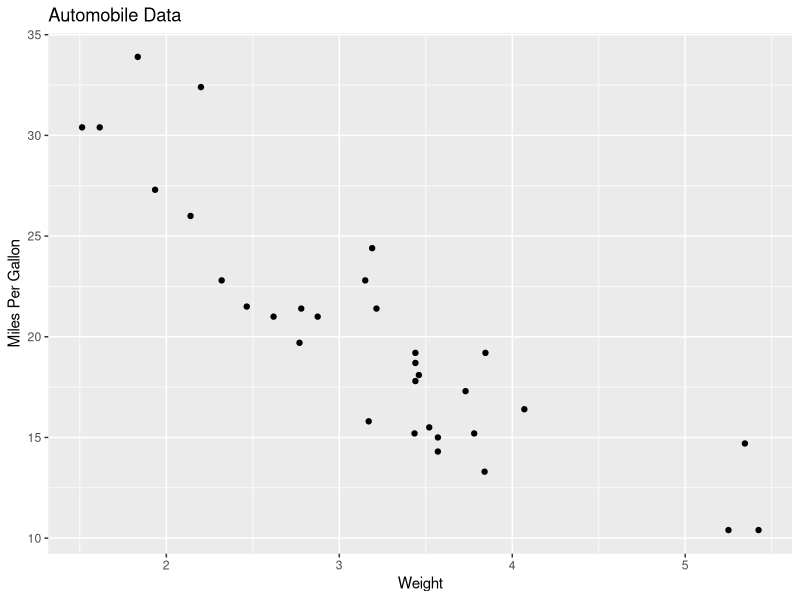
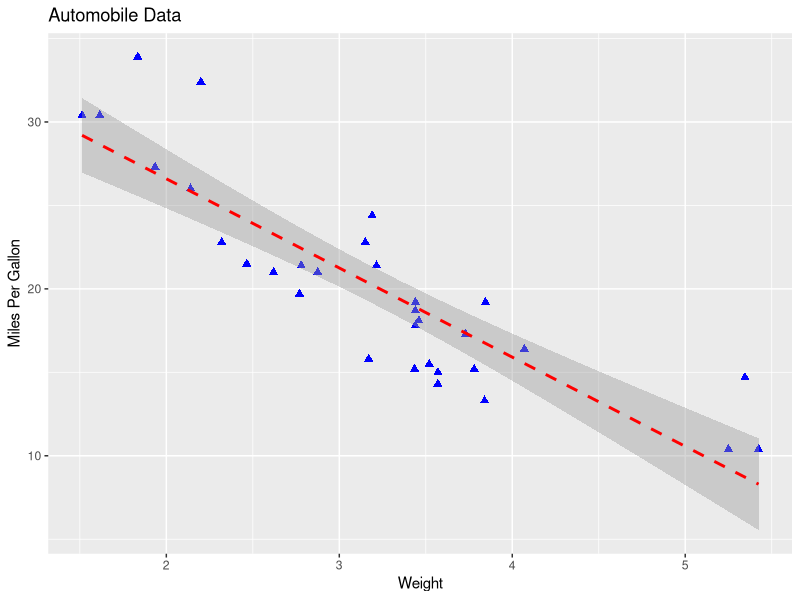
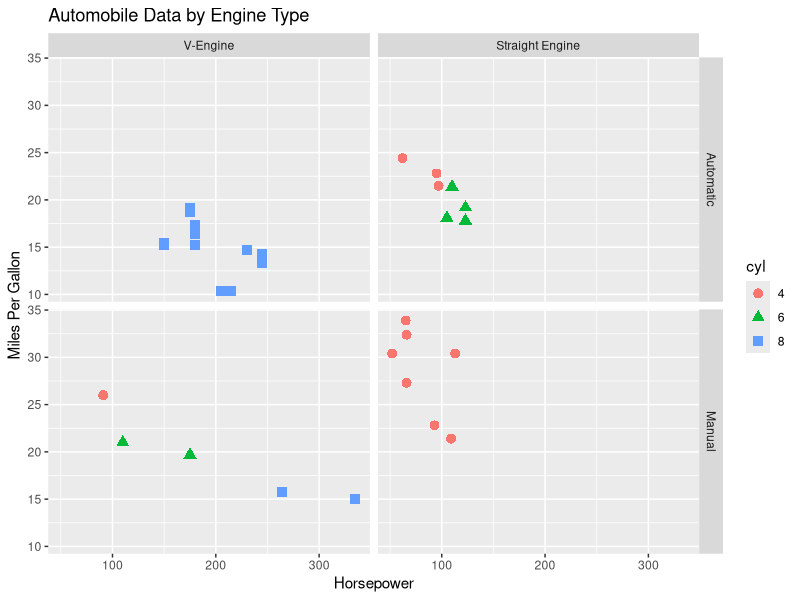
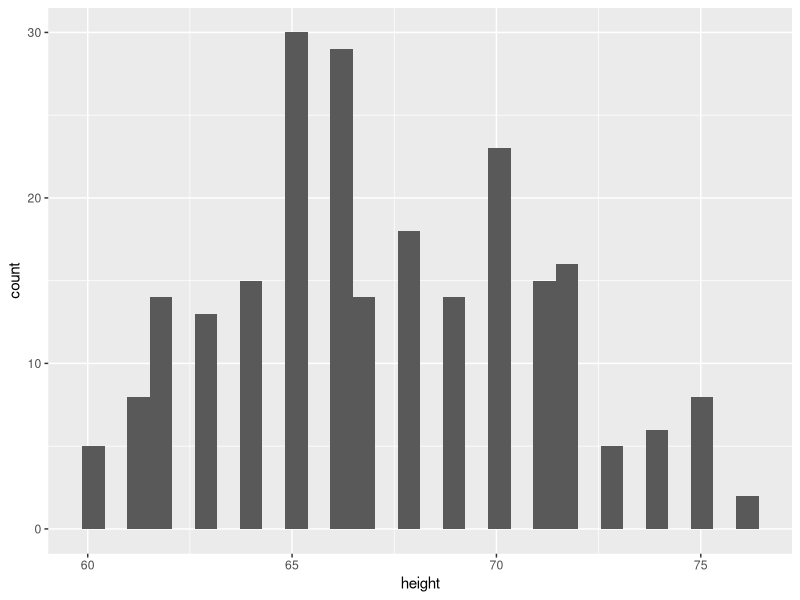
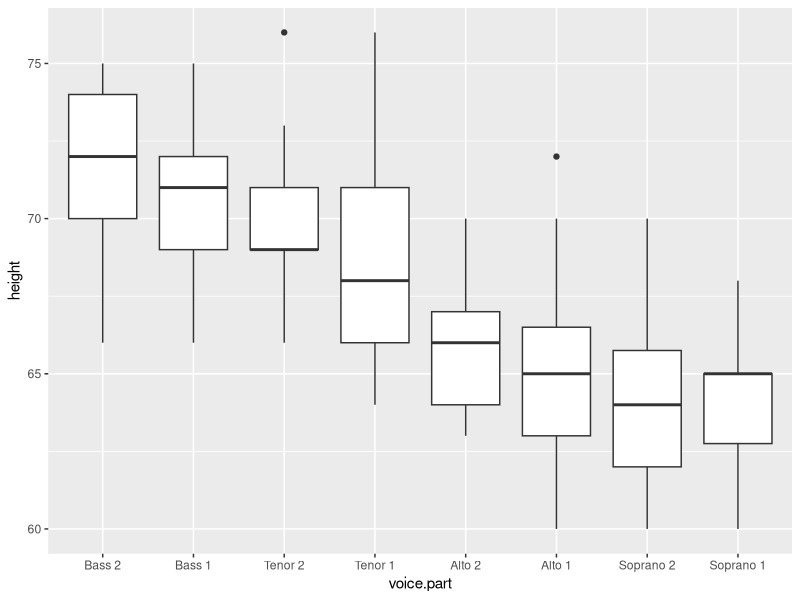
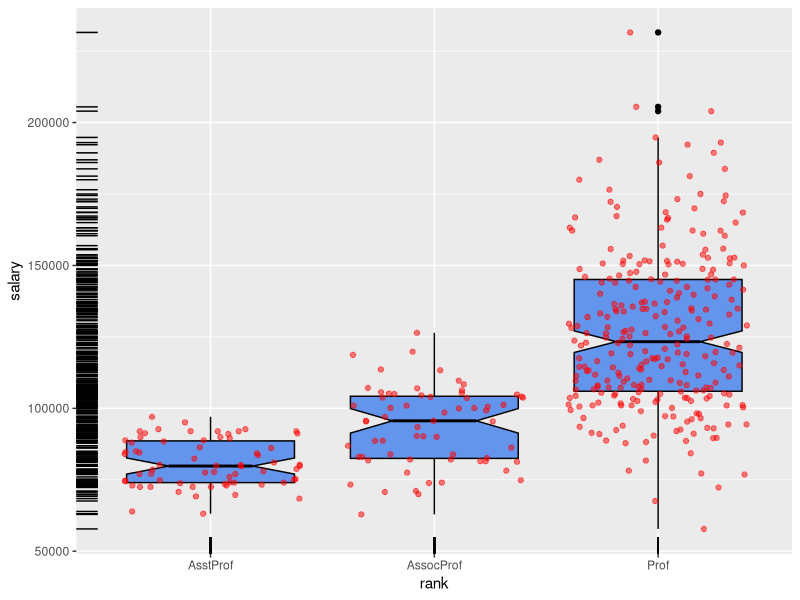
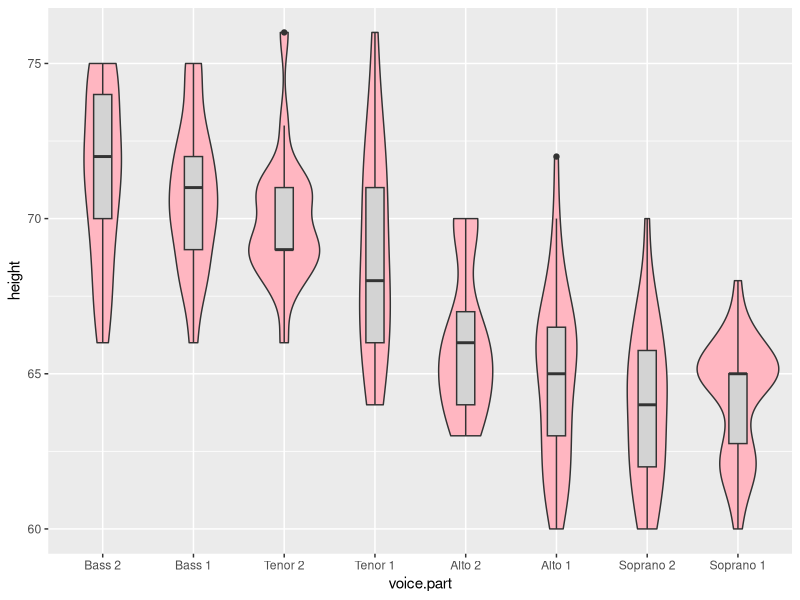
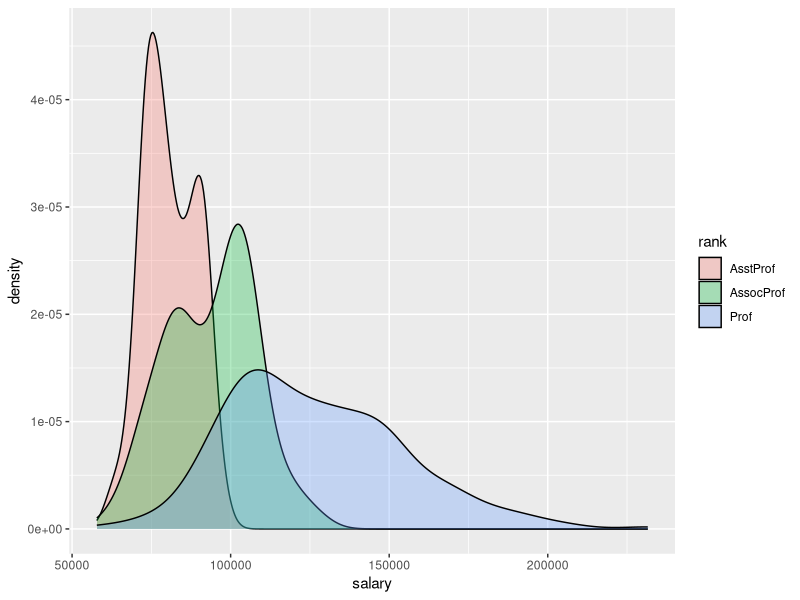

Here is the R script that generated these plots, in order:

# Chapter 19. Advanced graphics with ggplot2


# This chapter covers
#   An introduction to the ggplot2 package
#   Using shape, color, and size to visualize multivariate data
#   Comparing groups with faceted graphs
#   Customizing ggplot2 plots

# Remove most objects from the working environment
rm(list = ls())
options(stringsAsFactors = F)


# 19.2. An introduction to the ggplot2 package
# figure 19.1
library(ggplot2)
ggplot(data = mtcars, aes(x=wt, y=mpg)) +
  geom_point() +
  labs(title = "Automobile Data", x="Weight", y="Miles Per Gallon")


# figure 19.2
library(ggplot2)
ggplot(data=mtcars, aes(x=wt, y=mpg)) +
  geom_point(pch=17, color="blue", size=2) +
  geom_smooth(method="lm", color="red", linetype=2) +
  labs(title="Automobile Data", x="Weight", y="Miles Per Gallon")

mtcars$am <- factor(mtcars$am, levels=c(0,1),
                    labels=c("Automatic", "Manual"))
mtcars$vs <- factor(mtcars$vs, levels=c(0,1),
                    labels=c("V-Engine", "Straight Engine"))
mtcars$cyl <- factor(mtcars$cyl)


# figure 19.3
library(ggplot2)
ggplot(data=mtcars, aes(x=hp, y=mpg,
                        shape=cyl, color=cyl)) +
  geom_point(size=3) +
  facet_grid(am~vs) +
  labs(title="Automobile Data by Engine Type",
       x="Horsepower", y="Miles Per Gallon")


# 19.3. Specifying the plot type with geoms
# figure 19.4
data(singer, package = "lattice")
ggplot(singer, aes(x=height)) + geom_histogram()


# figure 19.5
ggplot(singer, aes(x=voice.part, y=height)) + geom_boxplot()


# figure 19.6
data(Salaries, package="carData")

dim(Salaries)
# [1] 397   6

head(Salaries)

#        rank discipline yrs.since.phd yrs.service  sex salary
# 1      Prof          B            19          18 Male 139750
# 2      Prof          B            20          16 Male 173200
# 3  AsstProf          B             4           3 Male  79750
# 4      Prof          B            45          39 Male 115000
# 5      Prof          B            40          41 Male 141500
# 6 AssocProf          B             6           6 Male  97000

colnames(Salaries)
# [1] "rank"          "discipline"    "yrs.since.phd" "yrs.service"   "sex"          
# [6] "salary" 
library(ggplot2)
ggplot(Salaries, aes(x=rank, y=salary)) +
  geom_boxplot(fill="cornflowerblue",
               color="black", notch=TRUE) +
  geom_point(position="jitter", color="red", alpha=.5) +
  geom_rug(side="l", color="black")


# figure 19.7
library(ggplot2)
data(singer, package="lattice")
ggplot(singer, aes(x=voice.part, y=height)) +
  geom_violin(fill="lightpink") +
  geom_boxplot(fill="lightgray", width=.2)


# 19.4. Grouping
# figure 19.8
data(Salaries, package="carData")
library(ggplot2)
ggplot(data=Salaries, aes(x=salary, fill=rank)) +
  geom_density(alpha=.3)

# figure 19.9
ggplot(Salaries, aes(x=yrs.since.phd, y=salary, color=rank,
                     shape=sex)) + geom_point()


# figure 19.10
require(gridExtra)
plot1 <- ggplot(Salaries, aes(x=rank, fill=sex)) +
  geom_bar(position="stack") + labs(title='position="stack"')

plot2 <- ggplot(Salaries, aes(x=rank, fill=sex)) +
  geom_bar(position="dodge") + labs(title='position="dodge"')

plot3 <- ggplot(Salaries, aes(x=rank, fill=sex)) +
  geom_bar(position="fill") + labs(title='position="fill"')

grid.arrange(plot1, plot2, plot3, ncol=3)


# 19.5. Faceting
# figure 19.11
data(singer, package="lattice")
library(ggplot2)
ggplot(data=singer, aes(x=height)) +
  geom_histogram() +
  facet_wrap(~voice.part, nrow=4)


# figure 19.12
library(ggplot2)
ggplot(Salaries, aes(x=yrs.since.phd, y=salary, color=rank,
                     shape=rank)) + geom_point() + facet_grid(.~sex)


# figure 19.13
data(singer, package="lattice")
library(ggplot2)
ggplot(data=singer, aes(x=height, fill=voice.part)) +
  geom_density() +
  facet_grid(voice.part~.)


# 19.6. Adding smoothed lines
# figure 19.14
data(Salaries, package="carData")
library(ggplot2)
ggplot(data=Salaries, aes(x=yrs.since.phd, y=salary)) +
  geom_smooth() +
  geom_point()

# figure 19.15
ggplot(data=Salaries, aes(x=yrs.since.phd, y=salary,
                          linetype=sex, shape=sex, color=sex)) +
  geom_smooth(method=lm, formula=y~poly(x,2),
              se=FALSE, size=1) +
  geom_point(size=2)

# 19.7.1. Axes
# figure 19.16
data(Salaries,package="carData")
library(ggplot2)
ggplot(data=Salaries, aes(x=rank, y=salary, fill=sex)) +
  geom_boxplot() +
  scale_x_discrete(breaks=c("AsstProf", "AssocProf", "Prof"),
                   labels=c("Assistant\nProfessor",
                            "Associate\nProfessor",
                            "Full\nProfessor")) +
  scale_y_continuous(breaks=c(50000, 100000, 150000, 200000),
                     labels=c("$50K", "$100K", "$150K", "$200K")) +
  labs(title="Faculty Salary by Rank and Sex", x="", y="")

# 19.7.2. Legends
# figure 19.17
data(Salaries,package="carData")
library(ggplot2)
ggplot(data=Salaries, aes(x=rank, y=salary, fill=sex)) +
  geom_boxplot() +
  scale_x_discrete(breaks=c("AsstProf", "AssocProf", "Prof"),
                   labels=c("Assistant\nProfessor",
                            "Associate\nProfessor",
                            "Full\nProfessor")) +
  scale_y_continuous(breaks=c(50000, 100000, 150000, 200000),
                     labels=c("$50K", "$100K", "$150K", "$200K")) +
  labs(title="Faculty Salary by Rank and Gender",
       x="", y="", fill="Gender") +
  theme(legend.position=c(.1,.8))

# 19.7.3 Scales
# figure 19.18
ggplot(mtcars, aes(x=wt, y=mpg, size=disp)) +
  geom_point(shape=21, color="black", fill="cornsilk") +
  labs(x="Weight", y="Miles Per Gallon",
       title="Bubble Chart", size="Engine\nDisplacement")


# figure 19.19
data(Salaries, package="carData")
ggplot(data=Salaries, aes(x=yrs.since.phd, y=salary, color=rank)) +
  scale_color_manual(values=c("orange", "olivedrab", "navy")) +
  geom_point(size=2)

# figure 19.19-2
ggplot(data=Salaries, aes(x=yrs.since.phd, y=salary, color=rank)) +
  scale_color_brewer(palette="Set1") + 
  geom_point(size=2)

library(RColorBrewer)
display.brewer.all()


# 19.7.4. Themes
data(Salaries, package="carData")
library(ggplot2)
mytheme <- theme(plot.title=element_text(face="bold.italic",
                                         size="14", color="brown"),
                 axis.title=element_text(face="bold.italic",
                                         size=10, color="brown"),
                 axis.text=element_text(face="bold", size=9,
                                        color="darkblue"),
                 panel.background=element_rect(fill="white",
                                               color="darkblue"),
                 panel.grid.major.y=element_line(color="grey",
                                                 linetype=1),
                 panel.grid.minor.y=element_line(color="grey",
                                                 linetype=2),
                 panel.grid.minor.x=element_blank(),
                 legend.position="top")

ggplot(Salaries, aes(x=rank, y=salary, fill=sex)) +
  geom_boxplot() +
  labs(title="Salary by Rank and Sex", x="Rank", y="Salary") +
  mytheme

# alternative no define of mytheme
ggplot(Salaries, aes(x=rank, y=salary, fill=sex)) +
  geom_boxplot() +
  labs(title="Salary by Rank and Sex", x="Rank", y="Salary") +
  theme(plot.title=element_text(face="bold.italic",
                                size="14", color="brown"),
        axis.title=element_text(face="bold.italic",
                                size=10, color="brown"),
        axis.text=element_text(face="bold", size=9,
                               color="darkblue"),
        panel.background=element_rect(fill="white",
                                      color="darkblue"),
        panel.grid.major.y=element_line(color="grey",
                                        linetype=1),
        panel.grid.minor.y=element_line(color="grey",
                                        linetype=2),
        panel.grid.minor.x=element_blank(),
        legend.position="top")


# 19.7.5. Multiple graphs per page
data(Salaries, package="carData")
library(ggplot2)
p1 <- ggplot(data=Salaries, aes(x=rank)) + geom_bar()
p2 <- ggplot(data=Salaries, aes(x=sex)) + geom_bar()
p3 <- ggplot(data=Salaries, aes(x=yrs.since.phd, y=salary)) + geom_point()

library(gridExtra)
grid.arrange(p1, p2, p3, ncol=3)

# Saving graphs
myplot <- ggplot(data=mtcars, aes(x=mpg)) + geom_histogram()
ggsave(file="mygraph.png", plot=myplot, width=5, height=4)